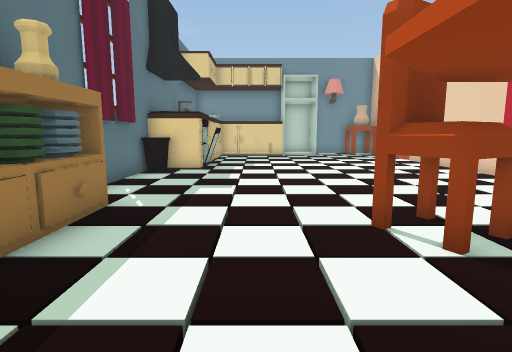
view 1 (above)

22 first-person views from a walk through a scene from a Unity 3-D project. The camera is 1.3 m above the floor, tilts 8° down and sees 80° across. Doors are open. The floor is counted in squares, 1 m on a side. Each view is taken from the middle of a square. On the plan, view 1 faces up. The plan holds only what a view shows up to about 14 squares ahead; the rest is blank. The place goes on beyond the plan.

view 2
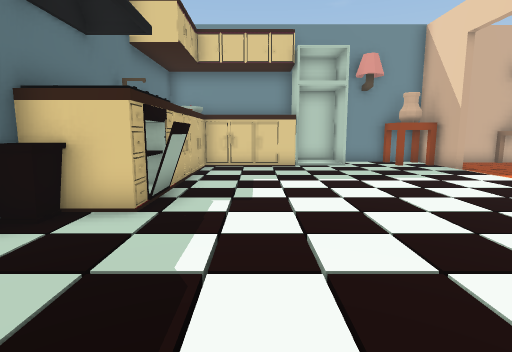

view 3
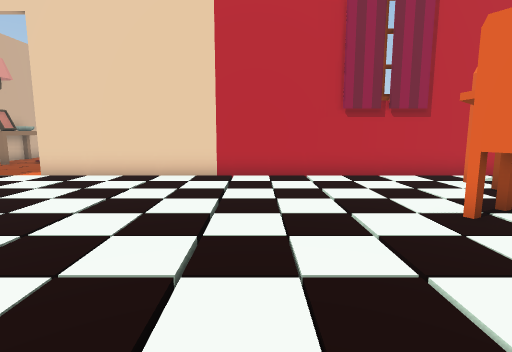

view 4
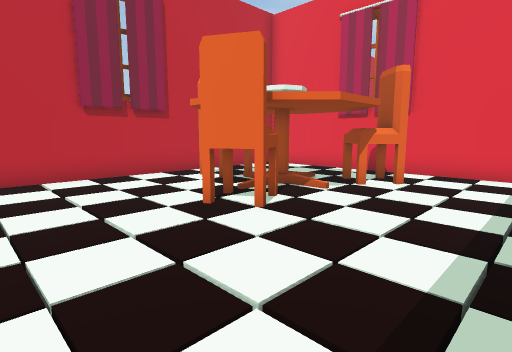

view 5
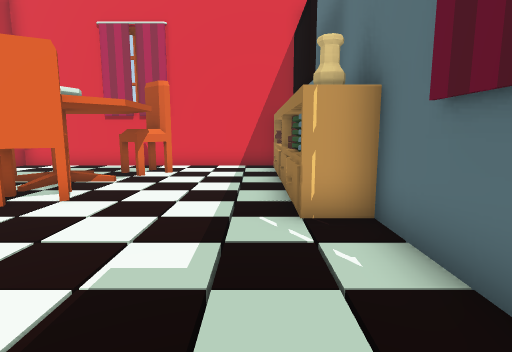

view 6
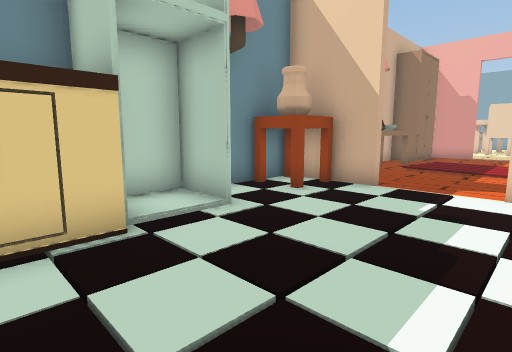

view 7
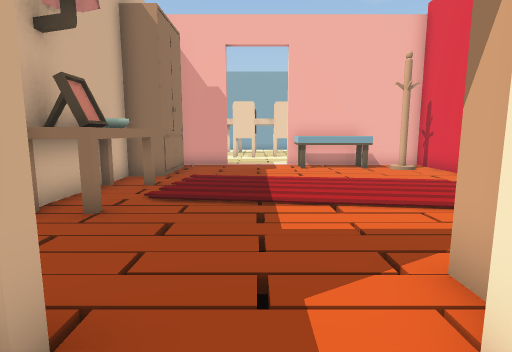

view 8
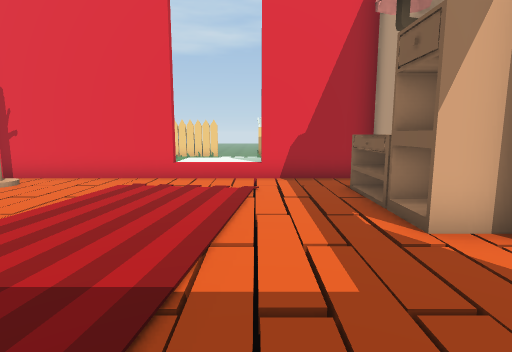

view 9
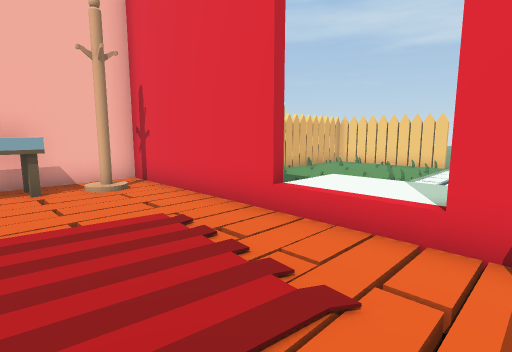

view 10
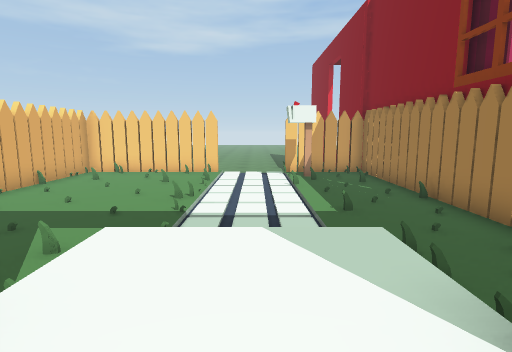

view 11
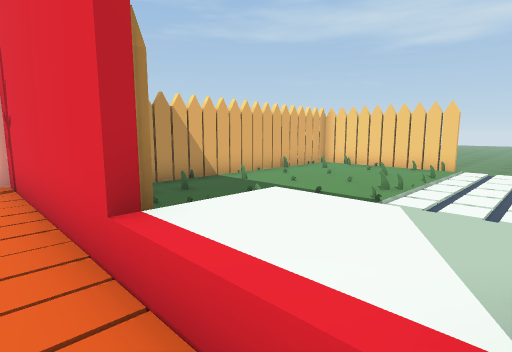

view 12
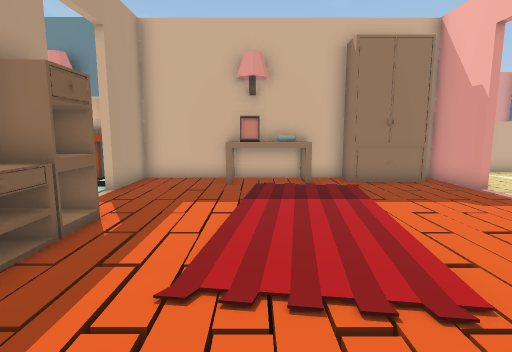

view 13
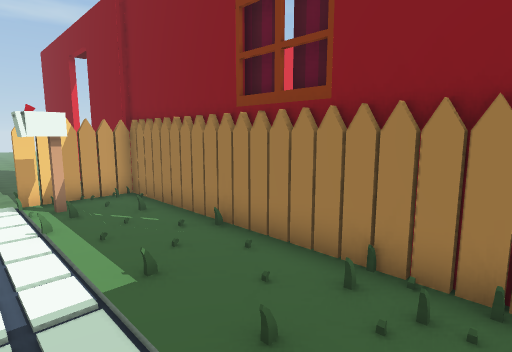

view 14
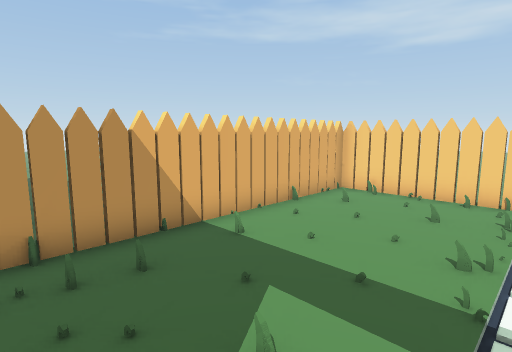

view 15
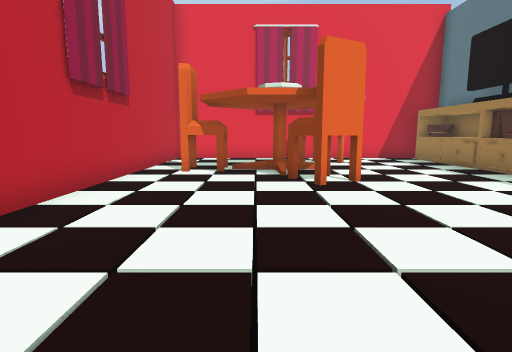

view 16
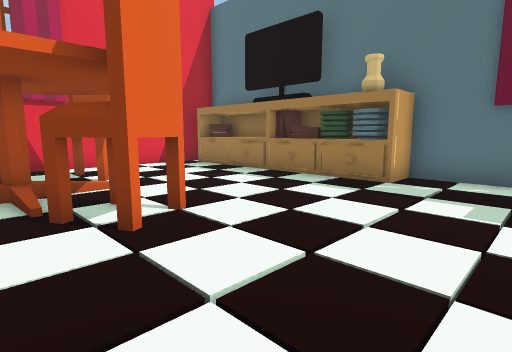

view 17
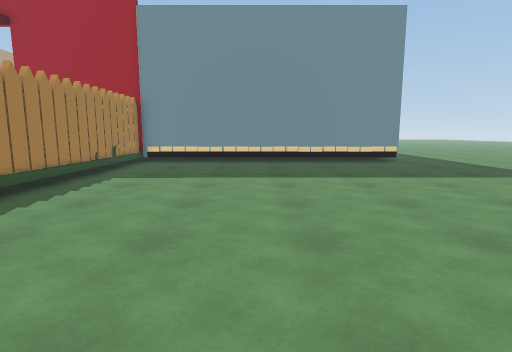

view 18
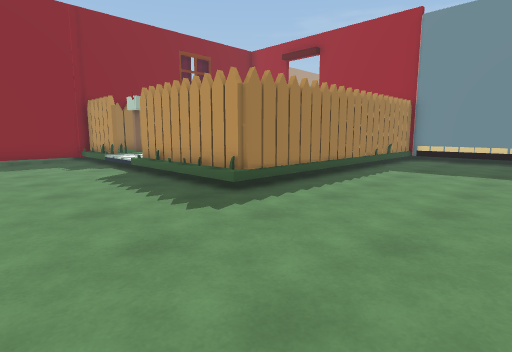

view 19
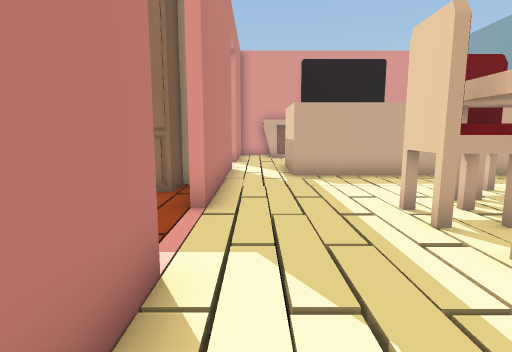

view 20
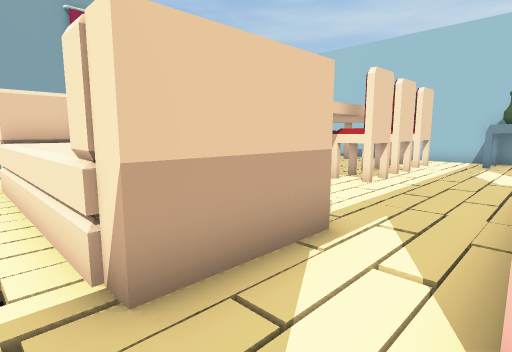

view 21
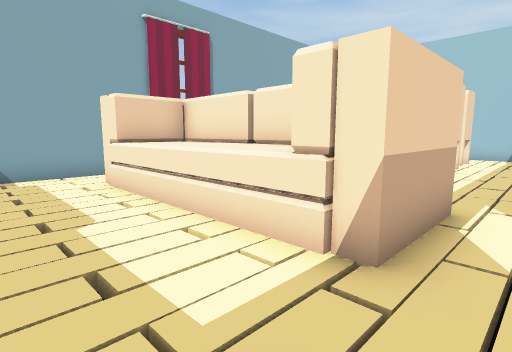

view 22
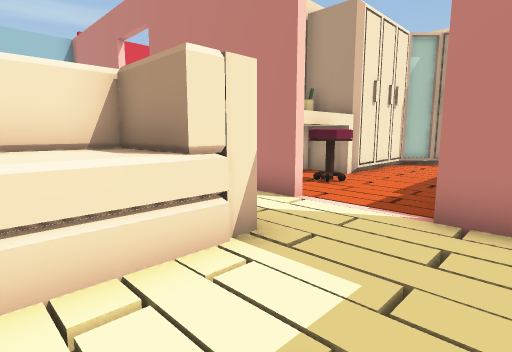

### Floor plan
Key: @ floor where view 1 was taken; # wall or solid block; x gap in a wall; . main floor; : floor 0.5 m higher than the main floor; + floor 0.75 m higher than the main floor; * floor 1.25 m higher than the main floor; / step, stairs or slope; D open door; ^ raised ledge; v drop or lower ground; S sink; A vase; T table; R drawers; B bowl; K books; W wardrobe; O other object.
Columns run from 4 left of view 1 to 35 right of it. Each row starts with its distance up from view 1.
 27                        #//////+
 26                       ^#//////////#
 25                    ///////////////#
 24                ///++++/DDD#^^^^^#/#
 23               #+////^^/#D##^^^^^#
 22               ##########/########
 21               #######  #/////////
 20       O#################////+//:
 19       O+O+###//TTTT/WWW#+/++ #+
 18   ####////###//+///+///#////#
 17   #++++//+/+DD//++++/DDD///##
 16   #++++//+/+DD//+++//////++##
 15  SS++++//+/+x/+/+++////////##/
 14  SS++++//+/+RR//++++++O#///##/
 13   #/////////RR//+++///O#//// /
 12   #/////////RR//+++///O#+//##+
 11 ###/////////RR///++////#AA/+#
 10 ##//////////#/+//////###OA//
  9 #//////////####DDD#################.....
  8 #/+++++//+/##//v**/ /::#................
  7 #/+++++//+/##/////////:#...............
  6 #/+++++//+/##:/:  :/:/:#..............
  5 #A+++++O/+/##::::::::::#.............
  4 ##////O#///##::::::::::#.............
  3  K++++///+/##::::::::::#............
  2  O/////B/#O##:/::::::::#...........
  1 ##++++// #O##::/:::::::#..........
  0 ##++@O#//++##//::::::::#..........
 -1 ##++++O//++##:#/:::::::#.........
 -2  ##############/::######........
 -3             #..................
 -4             #................
 -5             #................
 -6             #...............
 -7               ..      ..... .

Positions as (right, up) in squares from view 1, and headings:
1: (0, 0), facing up
2: (0, 6), facing up
3: (-2, 8), facing right
4: (-2, 8), facing down-right
5: (-2, 10), facing down
6: (0, 14), facing up-right
7: (6, 16), facing right
8: (11, 18), facing down
9: (10, 13), facing down-right
10: (12, 10), facing down
11: (11, 10), facing down-right
12: (12, 8), facing up
13: (12, 8), facing down-left
14: (13, 8), facing down-right
15: (4, 11), facing down
16: (4, 8), facing down-left
17: (24, -5), facing up
18: (24, -7), facing up-left
19: (20, 12), facing up
20: (19, 25), facing down-right
21: (20, 27), facing down-right
22: (24, 27), facing down-left
